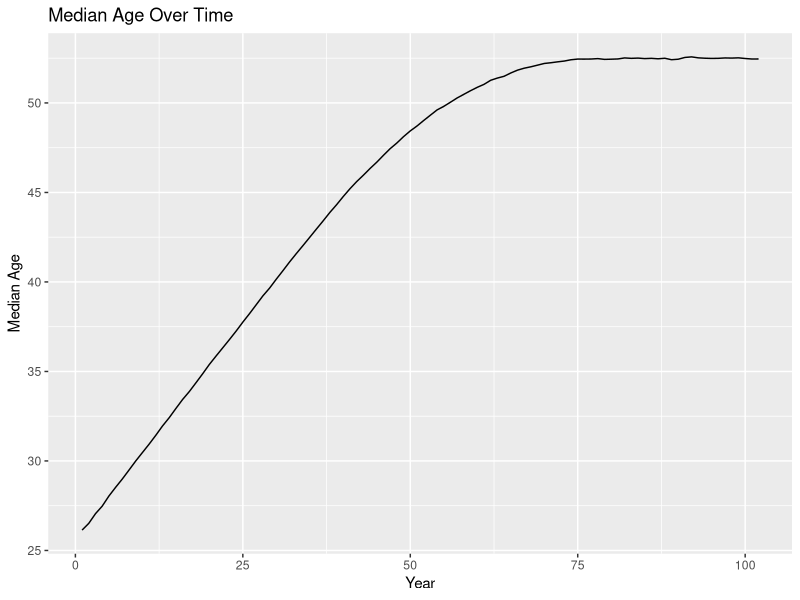
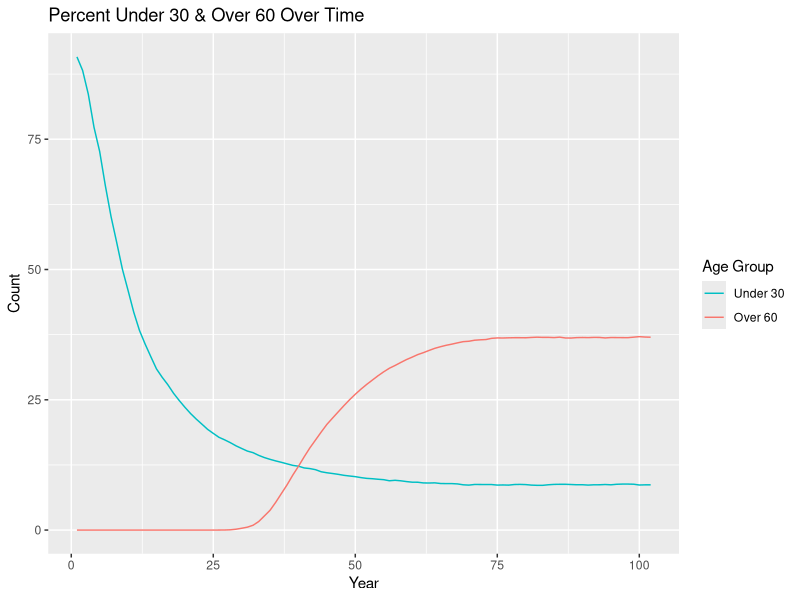
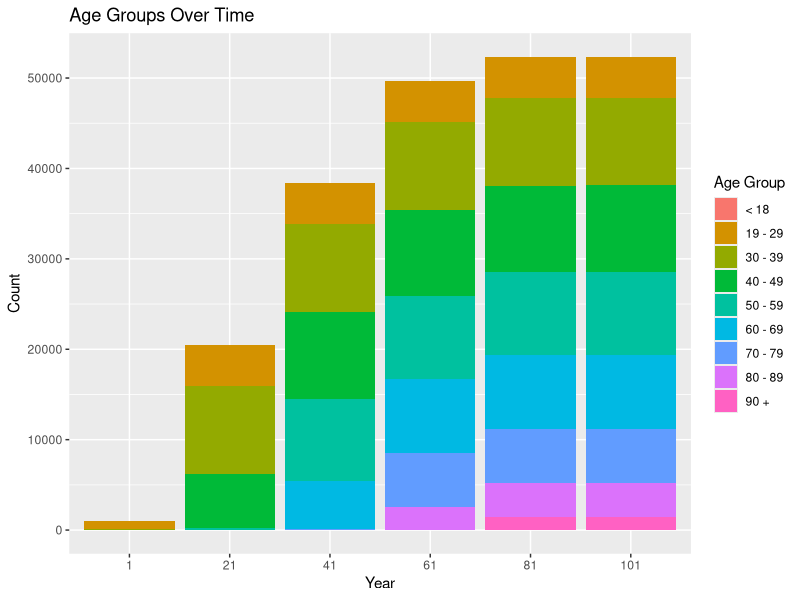
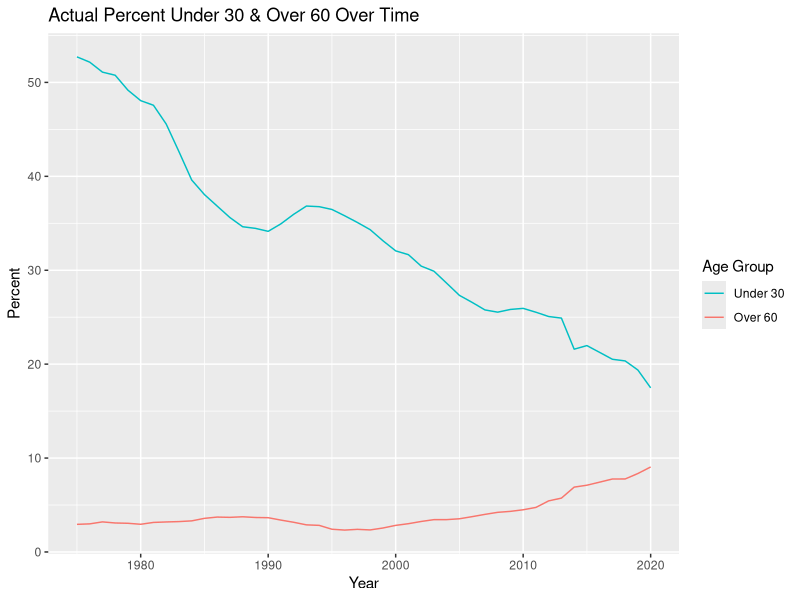
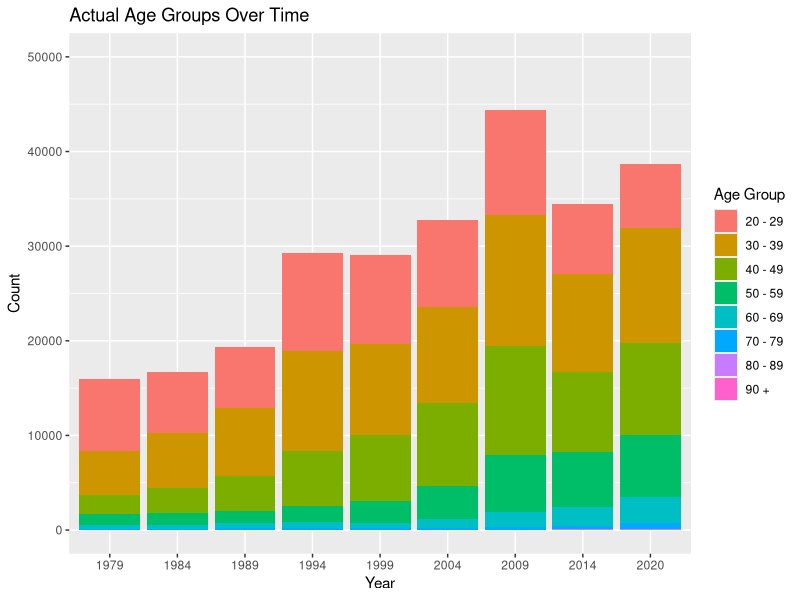
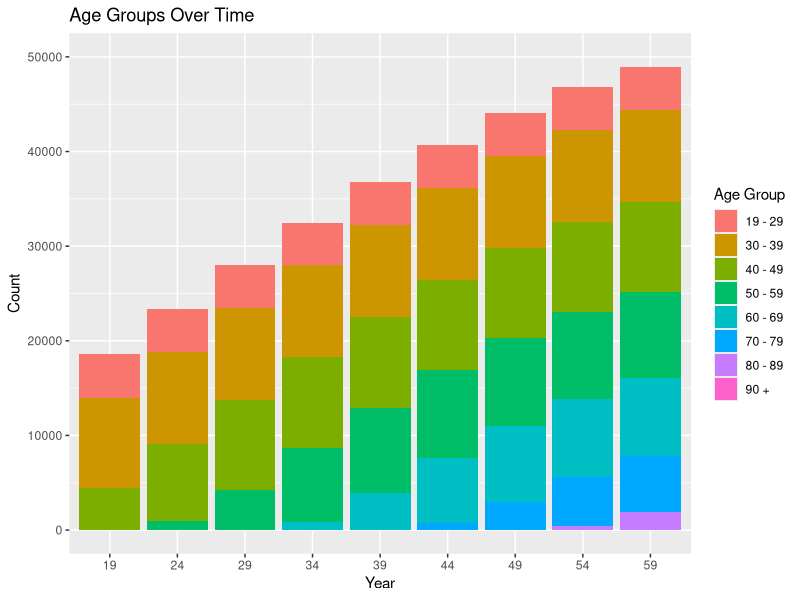
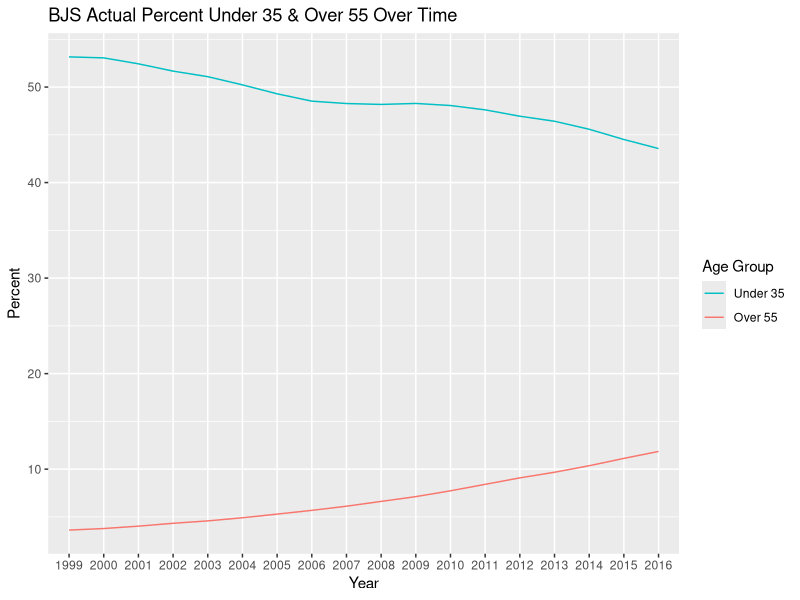
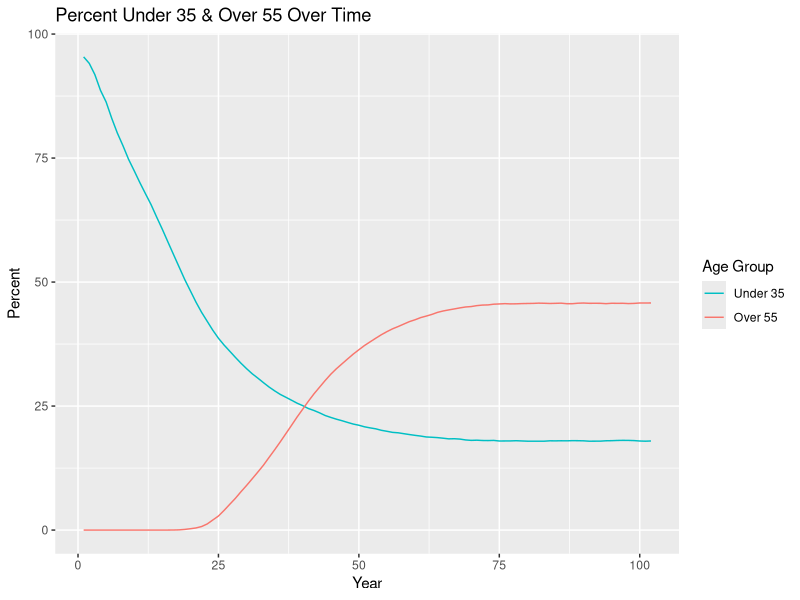

Here is the R script that generated these plots, in order:
## ---- chunk 1
knitr::opts_chunk$set(echo = TRUE)
## ---- chunk 2
library(tidyverse)
## ---- chunk 3
set.seed(12345)
## ---- chunk 4
n_entering <- 1000
mean_age <- 26
less_than_18_mortality_rate <- 0.0055
`19_to_29_mortality_rate` <- 0.0022
`30_to_39_mortality_rate` <- 0.0023
`40_to_49_mortality_rate` <- 0.0025
`50_to_59_mortality_rate` <- 0.0060
`60_to_69_mortality_rate` <- 0.0162
`70_to_79_mortality_rate` <- 0.0424
`80_to_89_mortality_rate` <- 0.0519
over_90_mortality_rate <- 0.1250
parole_eligibility <- 20
parole_prob <- 0.9
## ---- chunk 5
population <- 
  rnorm(n = n_entering, mean = mean_age, sd = 3) %>% 
  enframe() %>% 
  select(value) %>% 
  rename(original_age = value) %>% 
  mutate(current_age = original_age, years_incarcerated = 0)

overall <-
  tibble(year = 1, total_population = nrow(population), 
         median_age = median(population$current_age)) %>% 
  mutate("< 18" = pull(count(filter(population, current_age < 19))),
         "19 - 29" = pull(count(filter(population, current_age >= 19 & current_age < 30))),
         "30 - 39" = pull(count(filter(population, current_age >= 30 & current_age < 40))),
         "40 - 49" = pull(count(filter(population, current_age >= 40 & current_age < 50))),
         "50 - 59" = pull(count(filter(population, current_age >= 50 & current_age < 60))),
         "60 - 69" = pull(count(filter(population, current_age >= 60 & current_age < 70))),
         "70 - 79" = pull(count(filter(population, current_age >= 70 & current_age < 80))),
         "80 - 89" = pull(count(filter(population, current_age >= 80 & current_age < 90))),
         "90 +" = pull(count(filter(population, current_age >= 90))))
## ---- chunk 6
one_year_population <- function(data) {
  # age & years incarcerated increases by 1
  data$current_age <- data$current_age + 1
  data$years_incarcerated <- data$years_incarcerated + 1
  
  # creates age group cohorts & randomly removes fraction based on cohort
  less_than_18 <- filter(data, current_age < 19)
  less_than_18 <- sample_frac(less_than_18, (1 - less_than_18_mortality_rate))
  
  `19_to_29` <- filter(data, current_age >= 19 & current_age < 30)
  `19_to_29` <- sample_frac(`19_to_29`, (1 - `19_to_29_mortality_rate`))
  
  `30_to_39` <- filter(data, current_age >= 30 & current_age < 40)
  `30_to_39` <- sample_frac(`30_to_39`, (1 - `30_to_39_mortality_rate`))
  
  `40_to_49` <- filter(data, current_age >= 40 & current_age < 50)
  `40_to_49` <- sample_frac(`40_to_49`, (1 - `40_to_49_mortality_rate`))
  
  `50_to_59` <- filter(data, current_age >= 50 & current_age < 60)
  `50_to_59` <- sample_frac(`50_to_59`, (1 - `50_to_59_mortality_rate`))
  
  `60_to_69` <- filter(data, current_age >= 60 & current_age < 70)
  `60_to_69` <- sample_frac(`60_to_69`, (1 - `60_to_69_mortality_rate`))
  
  `70_to_79` <- filter(data, current_age >= 70 & current_age < 80)
  `70_to_79` <- sample_frac(`70_to_79`, (1 - `70_to_79_mortality_rate`))
  
  `80_to_89` <- filter(data, current_age >= 80 & current_age < 90)
  `80_to_89` <- sample_frac(`80_to_89`, (1 - `80_to_89_mortality_rate`))
  
  over_90 <- filter(data, current_age >= 90)
  over_90 <- sample_frac(over_90, (1 - over_90_mortality_rate))
  
  data <- do.call("rbind", list(less_than_18, `19_to_29`, `30_to_39`, `40_to_49`, `50_to_59`, 
                                `60_to_69`,`70_to_79`, `80_to_89`, over_90))
  
  # adds 1000 more
  incoming <- 
    rnorm(n = n_entering, mean = mean_age, sd = 3) %>% 
    enframe() %>% 
    select(value) %>% 
    rename(original_age = value) %>% 
    mutate(current_age = original_age, years_incarcerated = 0)
  data <- rbind(data, incoming)
  
  # removes any observations with age greater than 100
  data <- data %>% 
    filter(current_age < 100)
}

one_year_overall <- function(data, p) {
    incoming <-
      tibble(year = last(data$year) + 1, total_population = nrow(p),
             median_age = median(p$current_age)) %>% 
        mutate("< 18" = pull(count(filter(p, current_age < 19))),
               "19 - 29" = pull(count(filter(p, current_age >= 19 & current_age < 30))),
               "30 - 39" = pull(count(filter(p, current_age >= 30 & current_age < 40))),
               "40 - 49" = pull(count(filter(p, current_age >= 40 & current_age < 50))),
               "50 - 59" = pull(count(filter(p, current_age >= 50 & current_age < 60))),
               "60 - 69" = pull(count(filter(p, current_age >= 60 & current_age < 70))),
               "70 - 79" = pull(count(filter(p, current_age >= 70 & current_age < 80))),
               "80 - 89" = pull(count(filter(p, current_age >= 80 & current_age < 90))),
               "90 +" = pull(count(filter(p, current_age >= 90))))
    data <- rbind(data, incoming)
}
## ---- chunk 7
population <- one_year_population(population)
overall <- one_year_overall(overall, population)

# extend 100 years until stable
test_population <- population
test_overall <- overall
for (i in 1:100) {
  test_population <- one_year_population(test_population)
  test_overall <- one_year_overall(test_overall, test_population)
}
## ---- chunk 8
ggplot(data = test_overall, mapping = aes(x = year, y = median_age)) +
  geom_line() +
  labs(title = "Median Age Over Time", x = "Year", y = "Median Age")

test_overall %>% 
  mutate(under_30 = (`19 - 29` + `< 18`) / total_population * 100, 
         over_60 = (`60 - 69` + `70 - 79` + `80 - 89` + `90 +`) / total_population * 100) %>% 
  select(year, under_30, over_60) %>% 
  ggplot(data = ., mapping = aes(x = year, group = 1)) +
  geom_line(mapping = aes(y = under_30, color = "under_30")) +
  geom_line(mapping = aes(y = over_60, color = "over_60")) +
  labs(title = "Percent Under 30 & Over 60 Over Time", x = "Year", y = "Count") +
  scale_color_discrete(name = "Age Group",
                       breaks = c("under_30", "over_60"), labels = c("Under 30", "Over 60"))

test_overall_long <- test_overall %>% 
  select(year, `< 18`:`90 +`) %>% 
  mutate(year = as.character(year)) %>% 
  pivot_longer(-year, names_to = "age_group", values_to = "count")

ggplot(data = test_overall_long, mapping = aes(x = year, y = count, fill = age_group)) +
  geom_bar(position = "stack", stat = "identity") +
  labs(title = "Age Groups Over Time", x = "Year", y = "Count") +
  scale_x_discrete(limits = c("1", "21", "41", "61", "81", "101")) +
  scale_fill_discrete(name = "Age Group",
                      breaks = c("< 18", "19 - 29", "30 - 39", "40 - 49", "50 - 59", "60 - 69",
                                 "70 - 79", "80 - 89", "90 +"))
## ---- chunk 9
bar_race <- test_overall %>% 
  select(year, `< 18`:`90 +`) %>% 
  mutate(year = as.character(year)) %>% 
  pivot_longer(-year, names_to = "age_group", values_to = "count") %>% 
  pivot_wider(names_from = "year", values_from = "count")
## ---- chunk 10
nc <- read.csv("nc.csv")
nc %>% 
  mutate(Under30 = (AgeUnder20 + Age20to29) / PrisonPopulation * 100, 
         Over60 = (Age60to69 + Age70to79 + Age80to89 + Age90over) / PrisonPopulation * 100) %>% 
  select(year, PrisonPopulation, Under30, Over60) %>% 
  ggplot(data = ., mapping = aes(x = year, group = 1)) +
  geom_line(mapping = aes(y = Under30, color = "Under30")) +
  geom_line(mapping = aes(y = Over60, color = "Over60")) +
  labs(title = "Actual Percent Under 30 & Over 60 Over Time", x = "Year", y = "Percent") +
  scale_color_discrete(name = "Age Group",
                       breaks = c("Under30", "Over60"), labels = c("Under 30", "Over 60"))

nc_long <- nc %>% 
  select(year, AgeUnder20:Age90over) %>% 
  mutate(year = as.character(year)) %>% 
  pivot_longer(-year, names_to = "age_group", values_to = "count")

nc_long %>% 
  filter(age_group != "AgeUnder20") %>% 
  ggplot(data = ., mapping = aes(x = year, y = count, fill = age_group)) +
  geom_col() +
  labs(title = "Actual Age Groups Over Time", x = "Year", y = "Count") +
  scale_x_discrete(limits = c("1979", "1984", "1989", "1994", "1999", "2004", "2009", "2014", 
                              "2020")) +
  expand_limits(y = c(0, 50000)) +
  scale_fill_discrete(name = "Age Group",
                      breaks = c("Age20to29", "Age30to39", "Age40to49", "Age50to59", 
                                 "Age60to69", "Age70to79", "Age80to89", "Age90over"),
                      labels = c("20 - 29", "30 - 39", "40 - 49", "50 - 59", "60 - 69",
                                 "70 - 79", "80 - 89", "90 +"))

test_overall_long %>% 
  filter(age_group != "< 18") %>% 
  ggplot(data = ., mapping = aes(x = year, y = count, fill = age_group)) +
  geom_col() +
  labs(title = "Age Groups Over Time", x = "Year", y = "Count") +
  scale_x_discrete(limits = c("19", "24", "29", "34", "39", "44", "49", "54", "59")) +
  expand_limits(y = c(0, 50000)) +
  scale_fill_discrete(name = "Age Group",
                      breaks = c("19 - 29", "30 - 39", "40 - 49", "50 - 59", "60 - 69",
                                 "70 - 79", "80 - 89", "90 +"))
## ---- chunk 11
bjs <- read.csv("bjs.csv")
bjs_wide <- bjs %>% 
  select(RPTYEAR, AGEYREND, n) %>% 
  mutate(RPTYEAR = as.character(RPTYEAR)) %>% 
  pivot_wider(names_from = "AGEYREND", values_from = "n") %>% 
  mutate(total_population = `(1) 18-24 years` + `(2) 25-34 years` + `(3) 35-44 years` + 
           `(4) 45-54 years` + `(5) 55+ years`)

bjs_wide %>% 
  mutate(under_35 = (`(1) 18-24 years` + `(2) 25-34 years`) / total_population * 100, 
         over_55 = `(5) 55+ years` / total_population * 100) %>% 
  select(RPTYEAR, under_35, over_55) %>% 
  ggplot(data = ., mapping = aes(x = RPTYEAR, group = 1)) +
  geom_line(mapping = aes(y = under_35, color = "under_35")) +
  geom_line(mapping = aes(y = over_55, color = "over_55")) + 
  labs(title = "BJS Actual Percent Under 35 & Over 55 Over Time", x = "Year", y = "Percent") +
  scale_color_discrete(name = "Age Group", 
                       breaks = c("under_35", "over_55"), labels = c("Under 35", "Over 55"))

test_overall %>% 
  mutate(under_35 = (`30 - 39` / 2 + `19 - 29` + `< 18`) / total_population * 100,
         over_55 = (`50 - 59` / 2 + `60 - 69` + `70 - 79` + `80 - 89` + `90 +`) / 
           total_population * 100) %>% 
  select(year, under_35, over_55) %>% 
  ggplot(data = ., mapping = aes(x = year, group = 1)) +
  geom_line(mapping = aes(y = under_35, color = "under_35")) +
  geom_line(mapping = aes(y = over_55, color = "over_55")) +
  labs(title = "Percent Under 35 & Over 55 Over Time", x = "Year", y = "Percent") +
  scale_color_discrete(name = "Age Group",
                       breaks = c("under_35", "over_55"), labels = c("Under 35", "Over 55"))

ggplot(data = bjs, mapping = aes(x = RPTYEAR, y = COUNT_THSNDS, fill = AGEYREND)) +
  geom_col() +
  labs(title = "BJS Actual Age Groups Over Time", x = "Year", y = "Count (in thousands)") +
  scale_fill_discrete(name = "Age Group",
                      breaks = c("(1) 18-24 years", "(2) 25-34 years", "(3) 35-44 years",
                                 "(4) 45-54 years", "(5) 55+ years"),
                      labels = c("18 - 24", "25 - 34", "35 - 44", "45 - 54", "55 +"))

test_overall %>% 
  mutate(`18 - 24` = `< 18` + `19 - 29` / 2, `25 - 34` = `19 - 29` / 2 + `30 - 39` / 2,
         `35 - 44` = `30 - 39` / 2 + `40 - 49` / 2, `45 - 54` = `40 - 49` / 2 + `50 - 59` / 2,
         `55 +` = `50 - 59` / 2 + `60 - 69` + `70 - 79` + `80 - 89` + `90 +`) %>% 
  select(year, `18 - 24`:`55 +`) %>% 
  mutate(year = as.character(year)) %>% 
  pivot_longer(-year, names_to = "age_group", values_to = "count") %>% 
  ggplot(data = ., mapping = aes(x = year, y = count, fill = age_group)) +
  geom_col() +
  labs(title = "Age Groups Over Time", x = "Year", y = "Count") +
  scale_x_discrete(limits = c("19", "24", "29", "34", "39", "44", "49", "54", "59")) +
  scale_fill_discrete(name = "Age Group")
## ---- chunk 12
test_population_e <- test_population
test_overall_e <- test_overall
for (i in 1:100) {
  test_population_e <- one_year_population(test_population_e)
  test_overall_e <- one_year_overall(test_overall_e, test_population_e)
}
## ---- chunk 13
ggplot(data = test_overall_e, mapping = aes(x = year, y = median_age)) +
  geom_line() +
  labs(title = "Median Age Over Time", x = "Year", y = "Median Age")

test_overall_e %>% 
  mutate(under_30 = (`19 - 29` + `< 18`) / total_population * 100, 
         over_60 = (`60 - 69` + `70 - 79` + `80 - 89` + `90 +`) / total_population * 100) %>% 
  select(year, under_30, over_60) %>% 
  ggplot(data = ., mapping = aes(x = year, group = 1)) +
  geom_line(mapping = aes(y = under_30, color = "under_30")) +
  geom_line(mapping = aes(y = over_60, color = "over_60")) +
  labs(title = "Percent Under 30 & Over 60 Over Time", x = "Year", y = "Count") +
  scale_color_discrete(name = "Age Group",
                       breaks = c("under_30", "over_60"), labels = c("Under 30", "Over 60"))

test_overall_e_long <- test_overall_e %>% 
  select(year, `< 18`:`90 +`) %>% 
  mutate(year = as.character(year)) %>% 
  pivot_longer(-year, names_to = "age_group", values_to = "count") %>% 
  filter(year == "1" | year == "21" | year == "41" | year == "61" | year == "81" | 
           year == "101" | year == "121" | year == "141" | year == "161" | year == "181" |
           year == "201")

ggplot(data = test_overall_e_long, mapping = aes(x = year, y = count, fill = age_group)) +
  geom_bar(position = "stack", stat = "identity") +
  labs(title = "Age Groups Over Time", x = "Year", y = "Count") +
  scale_x_discrete(limits = c("1", "21", "41", "61", "81", "101", "121", "141", "161", "181", 
                              "201")) +
  scale_fill_discrete(name = "Age Group",
                      breaks = c("< 18", "19 - 29", "30 - 39", "40 - 49", "50 - 59", "60 - 69",
                                 "70 - 79", "80 - 89", "90 +"))

bar_race_e <- test_overall_e %>% 
  select(year, `< 18`:`90 +`) %>% 
  mutate(year = as.character(year)) %>% 
  pivot_longer(-year, names_to = "age_group", values_to = "count") %>% 
  pivot_wider(names_from = "year", values_from = "count")
## ---- chunk 14
one_year_parole <- function(data) {
  # age & years incarcerated increases by 1
  data$current_age <- data$current_age + 1
  data$years_incarcerated <- data$years_incarcerated + 1
  
  # creates age group cohorts & randomly removes fraction based on cohort
  less_than_18 <- filter(data, current_age < 19)
  less_than_18 <- sample_frac(less_than_18, (1 - less_than_18_mortality_rate))
  
  `19_to_29` <- filter(data, current_age >= 19 & current_age < 30)
  `19_to_29` <- sample_frac(`19_to_29`, (1 - `19_to_29_mortality_rate`))
  
  `30_to_39` <- filter(data, current_age >= 30 & current_age < 40)
  `30_to_39` <- sample_frac(`30_to_39`, (1 - `30_to_39_mortality_rate`))
  
  `40_to_49` <- filter(data, current_age >= 40 & current_age < 50)
  `40_to_49` <- sample_frac(`40_to_49`, (1 - `40_to_49_mortality_rate`))
  
  `50_to_59` <- filter(data, current_age >= 50 & current_age < 60)
  `50_to_59` <- sample_frac(`50_to_59`, (1 - `50_to_59_mortality_rate`))
  
  `60_to_69` <- filter(data, current_age >= 60 & current_age < 70)
  `60_to_69` <- sample_frac(`60_to_69`, (1 - `60_to_69_mortality_rate`))
  
  `70_to_79` <- filter(data, current_age >= 70 & current_age < 80)
  `70_to_79` <- sample_frac(`70_to_79`, (1 - `70_to_79_mortality_rate`))
  
  `80_to_89` <- filter(data, current_age >= 80 & current_age < 90)
  `80_to_89` <- sample_frac(`80_to_89`, (1 - `80_to_89_mortality_rate`))
  
  over_90 <- filter(data, current_age >= 90)
  over_90 <- sample_frac(over_90, (1 - over_90_mortality_rate))
  
  data <- do.call("rbind", list(less_than_18, `19_to_29`, `30_to_39`, `40_to_49`, `50_to_59`, 
                                `60_to_69`,`70_to_79`, `80_to_89`, over_90))
  
  eligible <- sample_frac(filter(data, years_incarcerated >= parole_eligibility), parole_prob)
  ineligible <- filter(data, years_incarcerated < parole_eligibility)
  data <- rbind(eligible, ineligible)
  
  # adds 1000 more
  incoming <- 
    rnorm(n = n_entering, mean = mean_age, sd = 3) %>% 
    enframe() %>% 
    select(value) %>% 
    rename(original_age = value) %>% 
    mutate(current_age = original_age, years_incarcerated = 0)
  data <- rbind(data, incoming)
  
  # removes any observations with age greater than 100
  data <- data %>% 
    filter(current_age < 100)
}
## ---- chunk 15
parole_population <- population
parole_overall <- overall

for (i in 1:100) {
  parole_population <- one_year_parole(parole_population)
  parole_overall <- one_year_overall(parole_overall, parole_population)
}
## ---- chunk 16
ggplot(data = parole_overall, mapping = aes(x = year, y = median_age)) +
  geom_line() +
  labs(title = "Median Age Over Time with Parole", x = "Year", y = "Median Age")

parole_overall %>% 
  mutate(under_30 = (`19 - 29` + `< 18`) / total_population * 100, 
         over_60 = (`60 - 69` + `70 - 79` + `80 - 89` + `90 +`) / total_population * 100) %>% 
  select(year, under_30, over_60) %>% 
  ggplot(data = ., mapping = aes(x = year, group = 1)) +
  geom_line(mapping = aes(y = under_30, color = "under_30")) +
  geom_line(mapping = aes(y = over_60, color = "over_60")) +
  labs(title = "Percent Under 30 & Over 60 Over Time with Parole", x = "Year", y = "Count") +
  scale_color_discrete(name = "Age Group",
                       breaks = c("under_30", "over_60"), labels = c("Under 30", "Over 60"))

parole_overall_long <- parole_overall %>% 
  select(year, `< 18`:`90 +`) %>% 
  mutate(year = as.character(year)) %>% 
  pivot_longer(-year, names_to = "age_group", values_to = "count")

ggplot(data = parole_overall_long, mapping = aes(x = year, y = count, fill = age_group)) +
  geom_bar(position = "stack", stat = "identity") +
  labs(title = "Age Groups Over Time with Parole", x = "Year", y = "Count") +
  scale_x_discrete(limits = c("1", "21", "41", "61", "81", "101")) +
  scale_fill_discrete(name = "Age Group",
                      breaks = c("< 18", "19 - 29", "30 - 39", "40 - 49", "50 - 59", "60 - 69",
                                 "70 - 79", "80 - 89", "90 +"))
